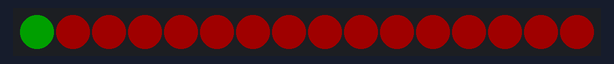
This program was run on a simulated MicroPython board. Parts: 16 RGB LEDs in strip order, left to right. Dim RGB values are drawn brighter than linear; library files of the repository ran but are not shown: boot.py.

Above: at 0.16 s.
At 0.83 s:
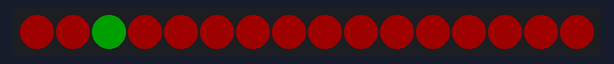
At 1.5 s:
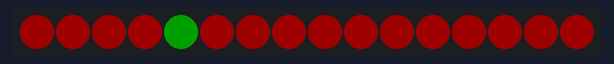
At 2.84 s:
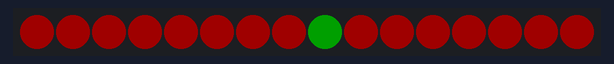
At 4.17 s:
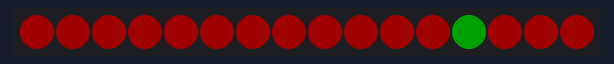
At 5.84 s:
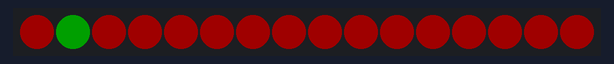

The program:

main.py
```python
# This file runs the actual code. It is executed automatically after boot.py.
# Usually, this file will start some sort of main loop that keeps running forever.

from machine import Pin
from neopixel import NeoPixel
import time

# -- Define constants

# Which GPIO pin is used to control the LEDs?
LED_DATA_PIN_NUMBER = 10
# How many LEDs does the board have in total?
LED_TOTAL_COUNT = 16

# -- Setup device

# Setup the NeoPixel library, which is an easy way to control the LEDs.
led_pin = Pin(LED_DATA_PIN_NUMBER, Pin.OUT)
neopixel = NeoPixel(led_pin, LED_TOTAL_COUNT)

# This will create a green dot that is moving in a circle. All other pixels will be red.
# (We set the color values to 32 instead of 255, which would be "full brightness", because the LEDs are *very* bright.)
background_color = (32, 0, 0)
dot_color = (0, 32, 0)

while True:
    for i in range(LED_TOTAL_COUNT):
        # Set all pixels to the background color
        neopixel.fill(background_color)
        # Set the moving pixel to a different color
        neopixel[i] = dot_color
        # Send the data to the LEDs
        neopixel.write()
        # Sleep for 0.333 milliseconds
        time.sleep(1 / 3)
```

Measured:
- by itself, everything shown: repeats every 5.3 s, in 16 steps
